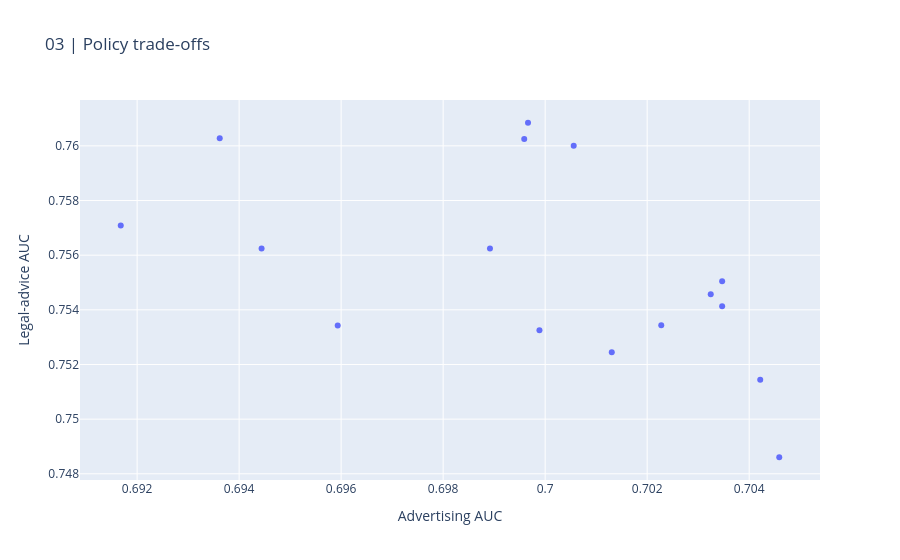
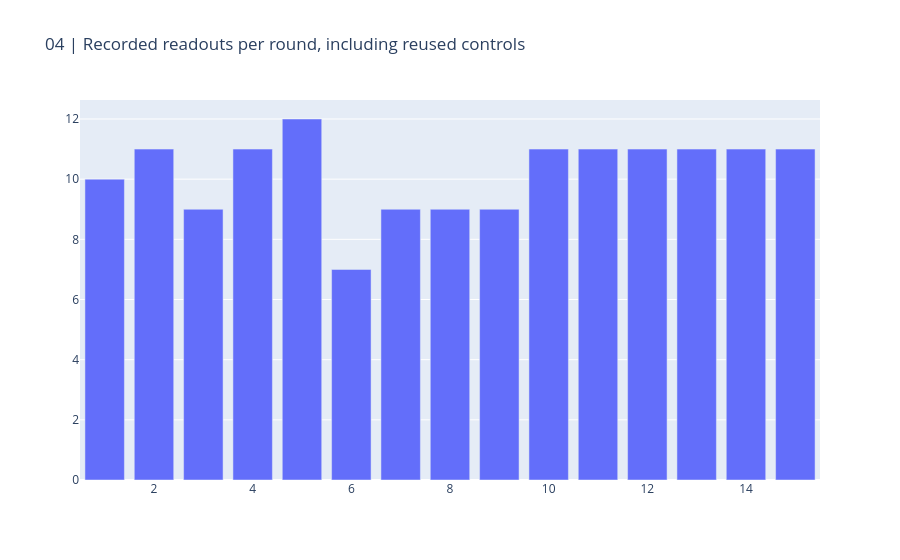

The notebook cell saved with these charts, in order:
### Markdown cell above
## Per-policy trade-offs and experiment coverage

### Code cell
CHARTS[2].show(renderer="plotly_mimetype")
CHARTS[3].show(renderer="plotly_mimetype")

### Figure 1 — Plotly figure (JSON) as saved in the notebook; plotly's stock layout.template omitted (floating-point values rounded to 4 significant figures)
{"data": [{"mode": "markers", "text": ["action_window_features/whole_comment_all", "passage_support_features/word_passages", "action_window_features/action_windows", "behavior_support_features/context_evidence", "bm25_support_features/uniform_all", "behavior_support_features/conditioned_all", "action_window_features/window_all", "reference_consistency_features/agreement_features", "action_window_features/displaced_all", "passage_support_features/whole_comment_all", "reference_consistency_features/reciprocity_features", "reference_consistency_features/consistency_all", "action_window_features/qualification_windows", "multiprototype_features/single_center_all", "passage_support_features/character_passages", "passage_support_features/passage_all"], "type": "scatter", "x": [0.7006, 0.6997, 0.6996, 0.7035, 0.7032, 0.7035, 0.7023, 0.7042, 0.6989, 0.6936, 0.7013, 0.7046, 0.6999, 0.6944, 0.6959, 0.6917], "y": [0.76, 0.7608, 0.7602, 0.755, 0.7546, 0.7541, 0.7534, 0.7514, 0.7562, 0.7603, 0.7525, 0.7486, 0.7533, 0.7562, 0.7534, 0.7571]}], "layout": {"title": {"text": "03 | Policy trade-offs"}, "xaxis": {"title": {"text": "Advertising AUC"}}, "yaxis": {"title": {"text": "Legal-advice AUC"}}}}

### Figure 2 — Plotly figure (JSON) as saved in the notebook; plotly's stock layout.template omitted (floating-point values rounded to 4 significant figures)
{"data": [{"type": "bar", "x": [1, 2, 3, 4, 5, 6, 7, 8, 9, 10, 11, 12, 13, 14, 15], "y": [10, 11, 9, 11, 12, 7, 9, 9, 9, 11, 11, 11, 11, 11, 11]}], "layout": {"title": {"text": "04 | Recorded readouts per round, including reused controls"}}}
